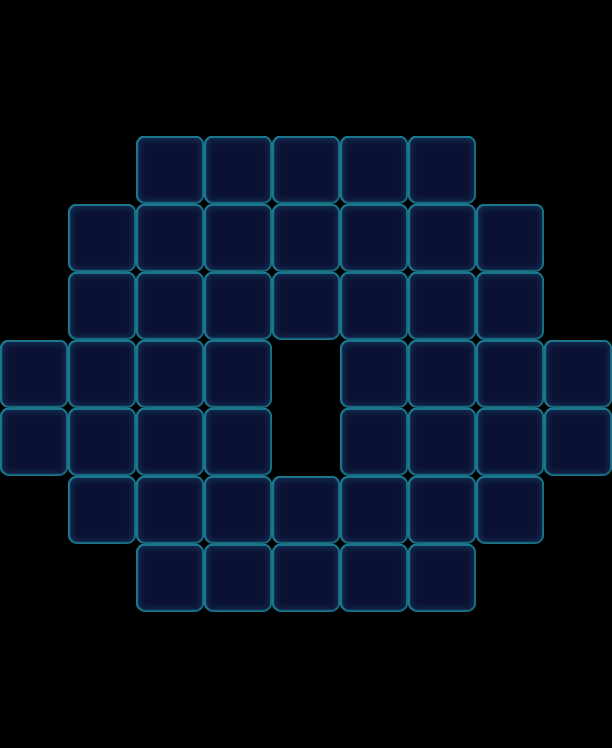

Tiled map render using the project's own tile images. Description and the map definition, with tile-layer contents summarised, below:
An orthogonal 9x11 tile map with 68x68 px tiles, 1 tile layer (Valid), 2 tilesets and 15 objects (8x Boss, 7x Factory_Normal).

<map version="1.0" orientation="orthogonal" width="9" height="11" tilewidth="68" tileheight="68">
 <tileset firstgid="1" name="game_grid1" tilewidth="68" tileheight="68">
  <image source="game_grid1.png" width="68" height="68" />
 </tileset>
 <tileset firstgid="2" name="map" tilewidth="68" tileheight="68">
  <image source="map.png" width="1024" height="1024" />
 </tileset>
 <layer name="Valid" width="9" height="11">
  <data>[99 cells, 47 non-empty, 1 distinct tile ids]</data>
 </layer>
 <objectgroup name="BottomObj" width="9" height="11" />
 <objectgroup name="MiddleObj" width="9" height="11" />
 <objectgroup color="#000000" name="TopObj" width="9" height="11">
  <object name="10" type="Factory_Normal" x="68" y="136" width="68" height="68">
   <properties>
    <property name="Block" value="1" />
   </properties>
  </object>
  <object name="10" type="Boss" x="0" y="340" width="68" height="68">
   <properties>
    <property name="BossName" value="ColorLeft" />
    <property name="BossType" value="ColorBoss" />
    <property name="BossTypeConfig" value="Blue,Green,Yellow,Purple,Orange,Pink" />
   </properties>
  </object>
  <object name="10" type="Boss" x="68" y="340" width="68" height="68">
   <properties>
    <property name="BossName" value="ColorLeft" />
    <property name="BossType" value="ColorBoss" />
    <property name="BossTypeConfig" value="Blue,Green,Yellow,Purple,Orange,Pink" />
   </properties>
  </object>
  <object name="10" type="Boss" x="0" y="408" width="68" height="68">
   <properties>
    <property name="BossName" value="ColorLeft" />
    <property name="BossType" value="ColorBoss" />
    <property name="BossTypeConfig" value="Blue,Green,Yellow,Purple,Orange,Pink" />
   </properties>
  </object>
  <object name="10" type="Boss" x="68" y="408" width="68" height="68">
   <properties>
    <property name="BossName" value="ColorLeft" />
    <property name="BossType" value="ColorBoss" />
    <property name="BossTypeConfig" value="Blue,Green,Yellow,Purple,Orange,Pink" />
   </properties>
  </object>
  <object name="10" type="Boss" x="476" y="340" width="68" height="68">
   <properties>
    <property name="BossName" value="ColorRight" />
    <property name="BossType" value="ColorBoss" />
    <property name="BossTypeConfig" value="Blue,Green,Yellow,Purple,Orange,Pink" />
   </properties>
  </object>
  <object name="10" type="Boss" x="544" y="340" width="68" height="68">
   <properties>
    <property name="BossName" value="ColorRight" />
    <property name="BossType" value="ColorBoss" />
    <property name="BossTypeConfig" value="Blue,Green,Yellow,Purple,Orange,Pink" />
   </properties>
  </object>
  <object name="10" type="Boss" x="476" y="408" width="68" height="68">
   <properties>
    <property name="BossName" value="ColorRight" />
    <property name="BossType" value="ColorBoss" />
    <property name="BossTypeConfig" value="Blue,Green,Yellow,Purple,Orange,Pink" />
   </properties>
  </object>
  <object name="10" type="Boss" x="544" y="408" width="68" height="68">
   <properties>
    <property name="BossName" value="ColorRight" />
    <property name="BossType" value="ColorBoss" />
    <property name="BossTypeConfig" value="Blue,Green,Yellow,Purple,Orange,Pink" />
   </properties>
  </object>
  <object name="10" type="Factory_Normal" x="136" y="68" width="68" height="68">
   <properties>
    <property name="Block" value="1" />
   </properties>
  </object>
  <object name="10" type="Factory_Normal" x="204" y="68" width="68" height="68">
   <properties>
    <property name="Block" value="1" />
   </properties>
  </object>
  <object name="10" type="Factory_Normal" x="272" y="68" width="68" height="68">
   <properties>
    <property name="Block" value="1" />
   </properties>
  </object>
  <object name="10" type="Factory_Normal" x="340" y="68" width="68" height="68">
   <properties>
    <property name="Block" value="1" />
   </properties>
  </object>
  <object name="10" type="Factory_Normal" x="408" y="68" width="68" height="68">
   <properties>
    <property name="Block" value="1" />
   </properties>
  </object>
  <object name="10" type="Factory_Normal" x="476" y="136" width="68" height="68">
   <properties>
    <property name="Block" value="1" />
   </properties>
  </object>
 </objectgroup>
</map>
